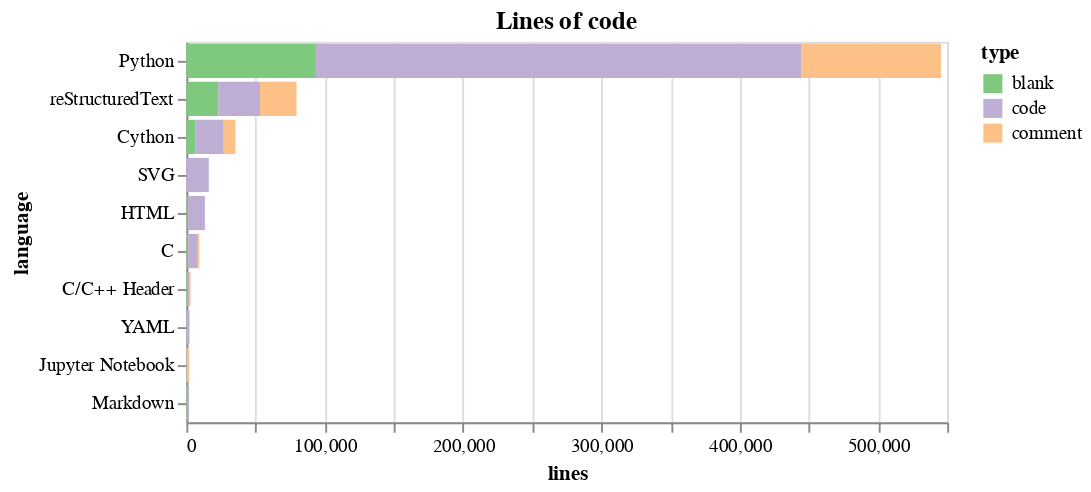

Notebook cell for this chart:
### Code cell
loc_sum = (
    loc.groupby("language")
    .sum()
    .reset_index()
    .melt(id_vars=["language"])
    .rename(columns={"variable": "type", "value": "lines"})
)
significant_languages = loc.groupby("language").sum().code.nlargest(10).index.tolist()
loc_sum_sl = loc_sum.query("language in @significant_languages")
loc_sl = loc.query("language in @significant_languages")
alt.Chart(loc_sum_sl).mark_bar().encode(
    x=alt.X("lines:Q"),
    y=alt.Y(
        "language:N",
        sort=alt.EncodingSortField(field="lines", op="sum", order="descending"),
    ),
    color=alt.Color("type:N", scale=alt.Scale(scheme="accent")),
    tooltip=["lines:Q", "type:O"],
).properties(title="Lines of code")

### Figure 1 — Vega-Lite specification as saved in the notebook (floating-point values rounded to 4 significant figures)
{"config": {"view": {"continuousWidth": 400, "continuousHeight": 300}}, "data": {"name": "data-f695967b38e74db91dd15a3c5b77f666"}, "mark": "bar", "encoding": {"color": {"field": "type", "scale": {"scheme": "accent"}, "type": "nominal"}, "tooltip": [{"field": "lines", "type": "quantitative"}, {"field": "type", "type": "ordinal"}], "x": {"field": "lines", "type": "quantitative"}, "y": {"field": "language", "sort": {"field": "lines", "op": "sum", "order": "descending"}, "type": "nominal"}}, "title": "Lines of code", "$schema": "https://vega.github.io/schema/vega-lite/v4.17.0.json", "datasets": {"data-f695967b38e74db91dd15a3c5b77f666": [{"language": "C", "type": "blank", "lines": 1242}, {"language": "C/C++ Header", "type": "blank", "lines": 557}, {"language": "Cython", "type": "blank", "lines": 6362}, {"language": "HTML", "type": "blank", "lines": 927}, {"language": "Jupyter Notebook", "type": "blank", "lines": 0}, {"language": "Markdown", "type": "blank", "lines": 508}, {"language": "Python", "type": "blank", "lines": 93667}, {"language": "SVG", "type": "blank", "lines": 29}, {"language": "YAML", "type": "blank", "lines": 202}, {"language": "reStructuredText", "type": "blank", "lines": 23082}, {"language": "C", "type": "comment", "lines": 992}, {"language": "C/C++ Header", "type": "comment", "lines": 712}, {"language": "Cython", "type": "comment", "lines": 8496}, {"language": "HTML", "type": "comment", "lines": 56}, {"language": "Jupyter Notebook", "type": "comment", "lines": 1678}, {"language": "Markdown", "type": "comment", "lines": 0}, {"language": "Python", "type": "comment", "lines": 100866}, {"language": "SVG", "type": "comment", "lines": 35}, {"language": "YAML", "type": "comment", "lines": 101}, {"language": "reStructuredText", "type": "comment", "lines": 26413}, {"language": "C", "type": "code", "lines": 7014}, {"language": "C/C++ Header", "type": "code", "lines": 1740}, {"language": "Cython", "type": "code", "lines": 20584}, {"language": "HTML", "type": "code", "lines": 12445}, {"language": "Jupyter Notebook", "type": "code", "lines": 370}, {"language": "Markdown", "type": "code", "lines": 1401}, {"language": "Python", "type": "code", "lines": 350949}, {"language": "SVG", "type": "code", "lines": 16160}, {"language": "YAML", "type": "code", "lines": 1971}, {"language": "reStructuredText", "type": "code", "lines": 30140}]}}
